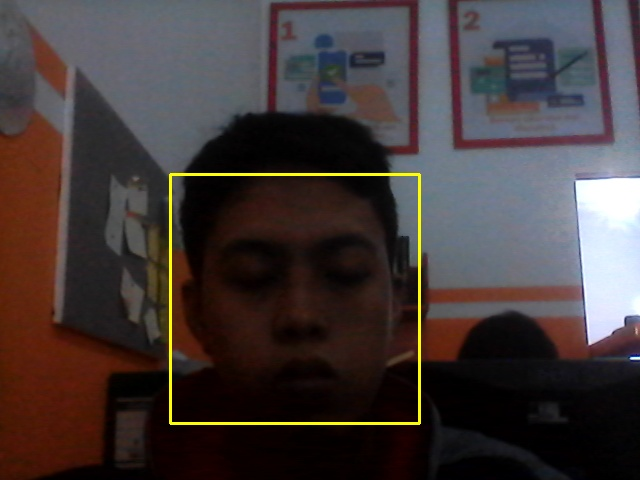
#> input picture PengenalanWajah/dataWajah/wajah.01.1.jpg, 640 x 480 px; its folder holds only this picture in this run
$ python LatihWajah.py
#> lines starting #> are read from the running program, lines starting #| are printed output that depends on the picture
import cv2, os, numpy as np
from PIL import Image

wajahDir = 'dataWajah'
latihDir = 'latihWajah'

def getImageLabel(path):
#> called with path = 'dataWajah'
    imagePaths = [os.path.join(path,f) for  f in os.listdir(path)]
    faceSamples = []
    faceIDs = []
    for imagePath in imagePaths:
        PILImg = Image.open(imagePath).convert('L') # convert ke dalam gray
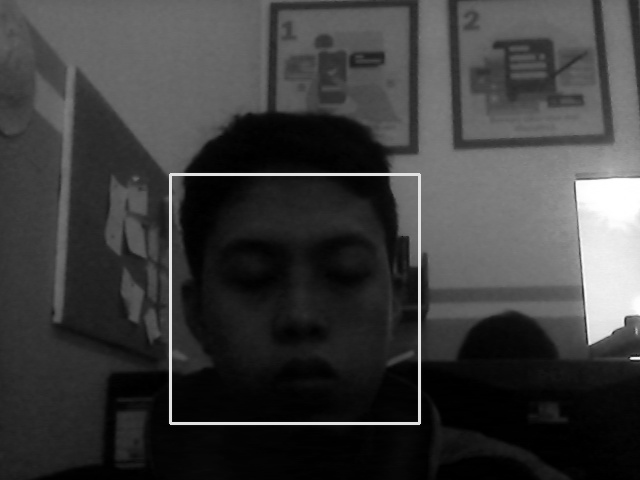
#> PILImg: PIL image 640x480 L; min 0, max 255, mean 60.4
        imgNum = np.array(PILImg, 'uint8')
        faceID = int(os.path.split(imagePath)[-1].split(".")[1])
        faces = faceDetector.detectMultiScale(imgNum)
#> faces = [[180, 180, 236, 236]]
        for (x, y, w, h) in faces:
            faceSamples.append(imgNum[y:y+h,x:x+w])
            faceIDs.append(faceID)
            return faceSamples, faceIDs
#> this loop made 1 pass
#> after the loop, faceIDs = [1]; faceSamples = 1 item

faceRecognizer = cv2.face.LBPHFaceRecognizer_create()
faceDetector = cv2.CascadeClassifier('haarcascade_frontalface_default.xml')

print("Mesin sedang melakukan training data wajah. Tunggu dalam beberapa detik.")
faces, IDs = getImageLabel(wajahDir)
#> faces = 1 item; IDs = [1]
faceRecognizer.train(faces, np.array(IDs))

# simpan
faceRecognizer.write(latihDir+'/training.xml')
print('Sebanyak {0} data wajah telah ditrainingkan ke mesin.',format(len(np.unique(IDs))))
#| Sebanyak {0} data wajah telah ditrainingkan ke mesin. 1

$ run again, on PengenalanWajah/dataWajah/wajah.01.13.jpg
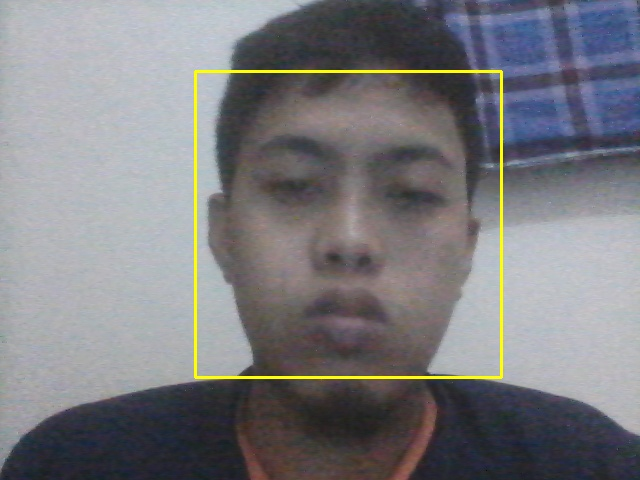
#> input picture PengenalanWajah/dataWajah/wajah.01.13.jpg, 640 x 480 px
#> in getImageLabel, `PILImg = Image.open(imagePath).convert('L')`:
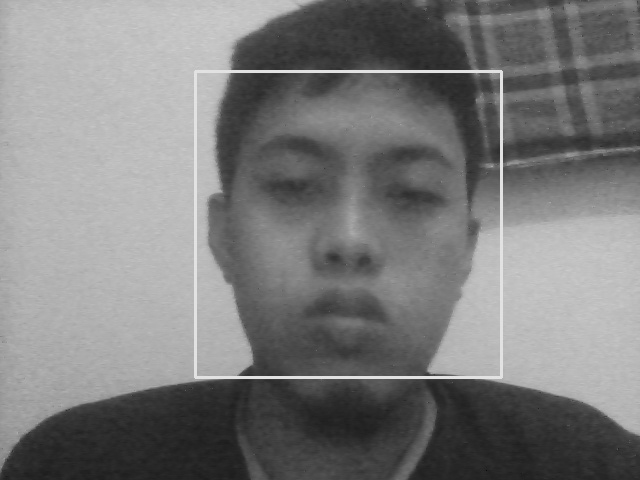
#> PILImg: PIL image 640x480 L; min 10, max 233, mean 123.9
#> in getImageLabel, `faces = faceDetector.detectMultiScale(imgNum)`: faces = [[198, 69, 306, 306]]
#> the loop in getImageLabel, `for (x, y, w, h) in faces:` made 1 pass
#> after the loop in getImageLabel, `for (x, y, w, h) in faces:`: faceIDs = [1]; faceSamples = 1 item
#> `faces, IDs = getImageLabel(wajahDir)`: IDs = [1]
#| Sebanyak {0} data wajah telah ditrainingkan ke mesin. 1
